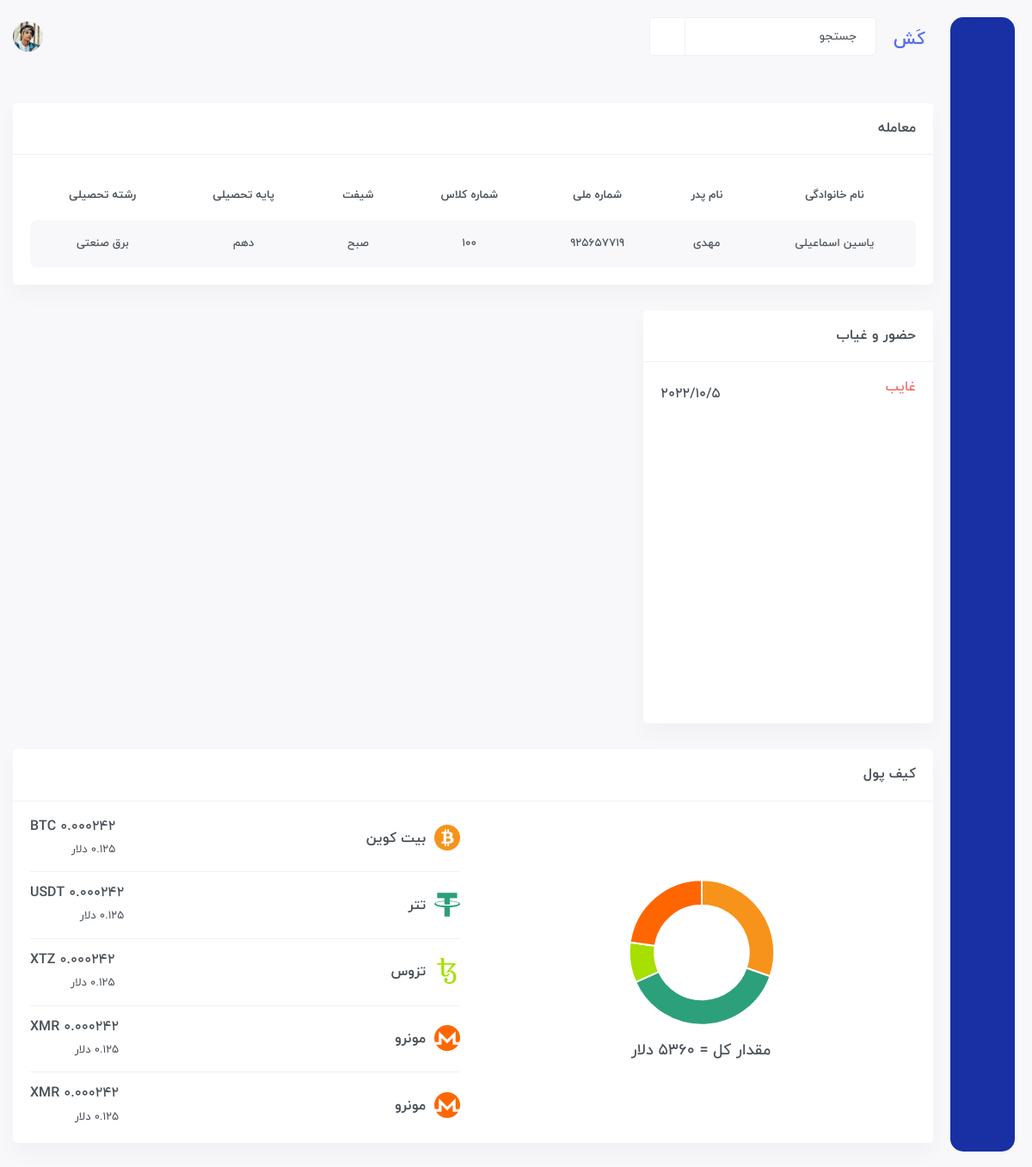
The page /student/یاسین اسماعیلی/925657719 (signed in) on the database as committed earlier.
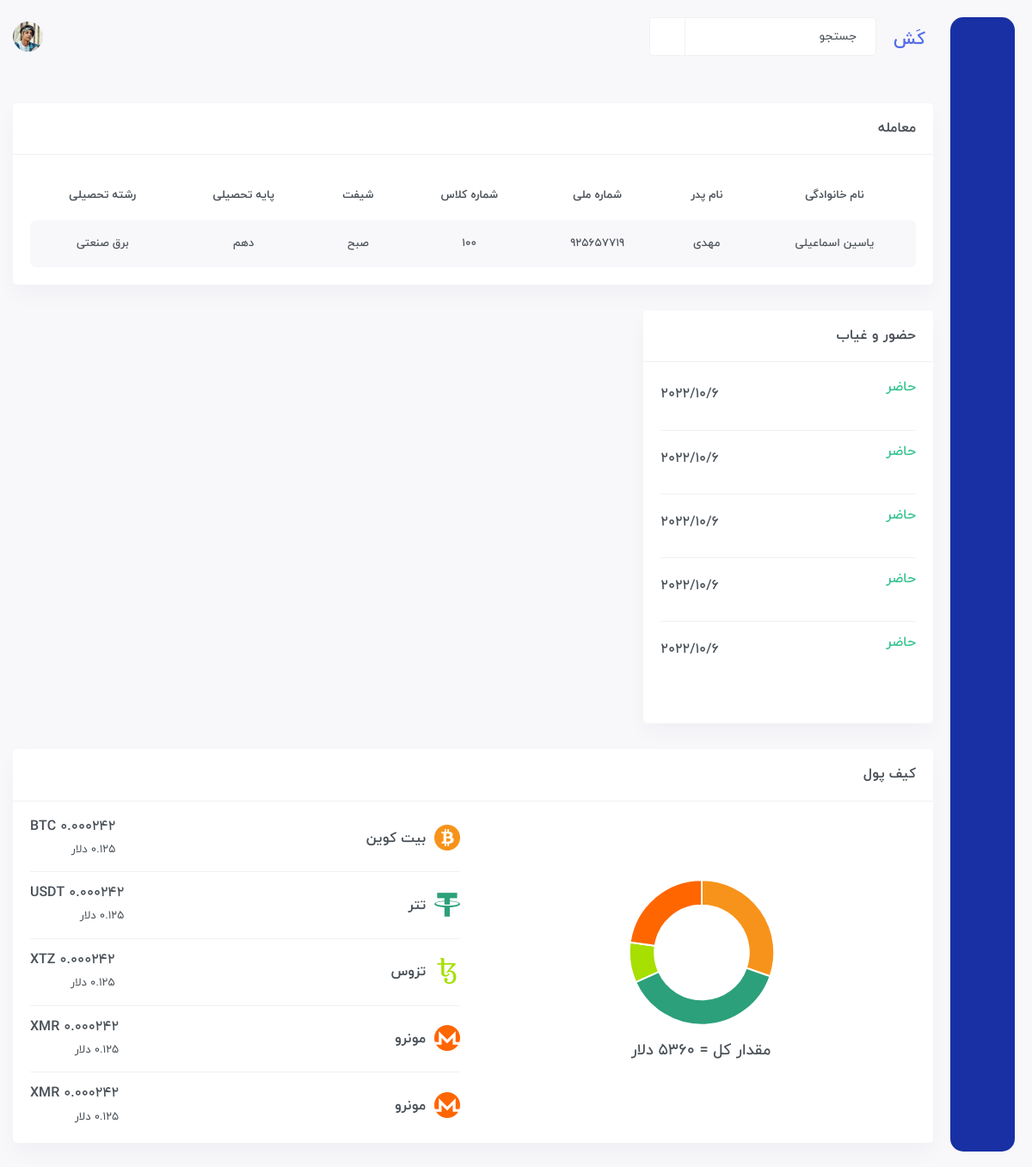
The same page on the database as committed later.
### Student/models.py (models this page shows, shortened)
class Student(models.Model):
    full_name = models.CharField(max_length=200)
    father_name = models.CharField(max_length=100)
    id_code = models.IntegerField(unique=True)
    class_id = models.ForeignKey(Class, on_delete=models.CASCADE)
    reshte = models.ForeignKey(Reshte, on_delete=models.CASCADE)
    level = models.CharField(choices=LEVEL, max_length=8)
    level_up = models.BooleanField(default=False)
    date = models.DateField()
    usn = models.CharField(primary_key=True, max_length=200)

class Class(models.Model):
    number = models.IntegerField()
    shift = models.CharField(choices=SHIFT, max_length=3)

class Reshte(models.Model):
    name = models.CharField(max_length=100)
    def __str__(self):
        return self.name

class Attendance(models.Model):
    student = models.ForeignKey(Student, on_delete=models.CASCADE)
    attendanceclass = models.ForeignKey(AttendanceClass, on_delete=models.CASCADE, default=1)
    date = models.DateField(auto_now_add=True)
    status = models.BooleanField(default=True)

### Student/views.py (the view)
class StudentInfoView(LoginRequiredMixin, generic.View):
    login_url = 'account:login'
    template_name = 'student.html'
    def get(self, request, *args, **kwargs):
        full_name = kwargs.get('full_name')
        id_code = kwargs.get('id_code')
        student = models.Student.objects.filter(full_name=full_name, id_code=id_code).first()
        attendance = models.Attendance.objects.filter(student=student).order_by('-id')
        context = {
            'student': student,
            'attendance': attendance
        }
        return render(request, self.template_name, context)

### templates/student.html (shortened to what this page needs)
{% extends 'base.html' %}
{% load static %}
{% block body %}
	<div id="main-wrapper">
	    <div class="content-body">
            <div class="container">
                <div class="row">
                    <div class="col-xxl-12 col-xl-12">
                        <div class="card">
                        <div class="card-header">
                            <h4 class="card-title">معامله</h4>
                        </div>
                        <div class="card-body">
                            <div class="table-responsive transaction-table">
                            <table class="table table-striped responsive-table text-center">
                                <thead>
                                <tr>
                                    <th>نام خانوادگی</th>
                                    <th>نام پدر</th>
                                    <th>شماره ملی</th>
                                    <th>شماره کلاس</th>
                                    <th>شیفت</th>
                                    <th>پایه تحصیلی</th>
                                    <th>رشته تحصیلی</th>
                                </tr>
                                </thead>
                                <tbody>
                                <tr>
                                    <td>{{ student.full_name }}</td>
                                    <td>{{ student.father_name }}</td>
                                    <td>{{ student.id_code }}</td>
                                    <td>{{ student.class_id.number }}</td>
                                    <td>{{ student.class_id.shift }}</td>
                                    <td>{{ student.level }}</td>
                                    <td>{{ student.reshte }}</td>
                                </tr>
                                </tbody>
                            </table>
                            </div>
                        </div>
                        </div>
                    </div>
                </div>
            </div>
		<div class="container">
		    <div class="row">
			<div class="col-xxl-4 col-xl-4">
			    <div class="card">
				<div class="card-header">
				    <h4 class="card-title">حضور و غیاب</h4>
				</div>
				<div class="card-body">
				    <ul class="balance-widget position-value">
						{% for a in attendance %}
                            <li>
                                <h5>
									{% if a.status %}
										<p class="text-success">حاضر</p>
									{% else %}
										<p class="text-danger">غایب</p>
									{% endif %}
                                </h5>
                                <div class="text-left">
                                <h5 class="ltr">{{ a.date.year }}/{{ a.date.month }}/{{ a.date.day }}</h5>
                                </div>
                            </li>
						{% endfor %}
				    </ul>
				</div>
			    </div>
			</div>
            <div class="col-xxl-8">
			    <div class="card">
				<div class="card-header">
				    <h4 class="card-title">کیف پول</h4>
				</div>
				<div class="card-body">
				    <div class="row align-items-center">
					<div class="col-xxl-6 col-xl-6 col-lg-6 col-md-6">
					    <div class="balance-chart">
						<div id="balance-chart"></div>
						<h4>مقدار کل = 5360 دلار</h4>
					    </div>
					</div>
					<div class="col-xxl-6 col-xl-6 col-lg-6 col-md-6">
					    <ul class="balance-widget">
						<li>
						    <div class="icon-title">
							<i class="cc BTC"></i>
							<span>بیت کوین</span>
						    </div>
						    <div class="text-right">
							<h5>0.000242 BTC</h5>
							<span>0.125 دلار</span>
						    </div>
						</li>
						<li>
						    <div class="icon-title">
							<i class="cc USDT"></i>
							<span>تتر</span>
						    </div>
						    <div class="text-right">
							<h5>0.000242 USDT</h5>
							<span>0.125 دلار</span>
						    </div>
						</li>
						<li>
						    <div class="icon-title">
							<i class="cc XTZ"></i>
							<span>تزوس</span>
						    </div>
						    <div class="text-right">
							<h5>0.000242 XTZ</h5>
							<span>0.125 دلار</span>
						    </div>
						</li>
						<li>
						    <div class="icon-title">
							<i class="cc XMR"></i>
							<span>مونرو</span>
						    </div>
						    <div class="text-right">
							<h5>0.000242 XMR</h5>
							<span>0.125 دلار</span>
						    </div>
						</li>
						<li>
						    <div class="icon-title">
							<i class="cc XMR"></i>
							<span>مونرو</span>
						    </div>
						    <div class="text-right">
							<h5>0.000242 XMR</h5>
							<span>0.125 دلار</span>
						    </div>
						</li>
					    </ul>
					</div>
				    </div>
				</div>
			    </div>
			</div>
		    </div>
		</div>
	    </div>
	</div>
{% endblock %}

### templates/base.html (shortened to what this page needs)
{% load static %}
<!DOCTYPE html>
<html lang="en">
<head>
	<link rel="stylesheet" type="text/css" href="{% static 'vendor/slick/slick.css' %}">
	<link rel="stylesheet" href="{% static 'css/style.css' %}">
	<link rel="stylesheet" href="{% static 'admin/jquery.ui.datepicker.jalali/themes/base/jquery-ui.min.css' %}">
</head>
<body dir="rtl">
	<div class="header">
		<div class="container">
		    <div class="row">
				<div class="col-xxl-12">
					<div class="header-content">
					<div class="header-left">
						<div class="brand-logo">
						<a href="index.html">
							<span>کَش</span>
						</a>
						</div>
						<div class="search">
						<form action="/search/" method="GET">
							<div class="input-group">
							<input type="text" class="form-control" name="query" placeholder="جستجو">
							<span class="input-group-text"><i class="icofont-search"></i></span>
							</div>
						</form>
						</div>
					</div>
					<div class="header-right">
						<div class="dark-light-toggle" onclick="themeToggle()">
						<span class="dark"><i class="icofont-moon"></i></span>
						</div>
						<div class="notification dropdown">
						<div class="notify-bell" data-toggle="dropdown">
							<span><i class="icofont-alarm"></i></span>
						</div>
						</div>
						<div class="profile_log dropdown">
						<div class="user" data-toggle="dropdown">
							<span class="thumb"><img src="{% static 'images/profile/2.png' %}" alt=""></span>
						</div>
						</div>
					</div>
					</div>
				</div>
		    </div>
		</div>
	</div>
	{% include 'sidebar.html' %}
    {% block body %}{% endblock %}
</body>
</html>

### templates/sidebar.html (shortened to what this page needs)
{% load static %}
<div class="sidebar">
    <div class="brand-logo">
    </div>
    <div class="menu">
        <ul>
        <li>
            <a href="{% url 'student:index' %}" data-toggle="tooltip" data-placement="right" title="خانه">
            <span><i class="icofont-ui-home"></i></span>
            </a>
        </li>
        <li><a href="{% url 'student:wallet' %}" data-toggle="tooltip" data-placement="right" title="کیف پول">
            <span><i class="icofont-wallet"></i></span>
            </a>
        </li>
        <li><a href="{% url 'student:create-student' %}" data-toggle="tooltip" data-placement="right" title="دانش آموز جدید">
            <span><i class="icofont-users"></i></span>
            </a>
        </li>
        <li class="logout"><a href="{% url 'account:logout' %}" data-toggle="tooltip" data-placement="right" title="خروج">
            <span><i class="icofont-power"></i></span>
            </a>
        </li>
        </ul>
    </div>
</div>

Rows that differ between the two databases and show on the page:
removed Attendance: status "غایب", date.year "2022", date.month "10", date.day "5"
added Attendance: status "حاضر", date.year "2022", date.month "10", date.day "6"
added Attendance: status "حاضر", date.year "2022", date.month "10", date.day "6"
added Attendance: status "حاضر", date.year "2022", date.month "10", date.day "6"
added Attendance: status "حاضر", date.year "2022", date.month "10", date.day "6"
added Attendance: status "حاضر", date.year "2022", date.month "10", date.day "6"
